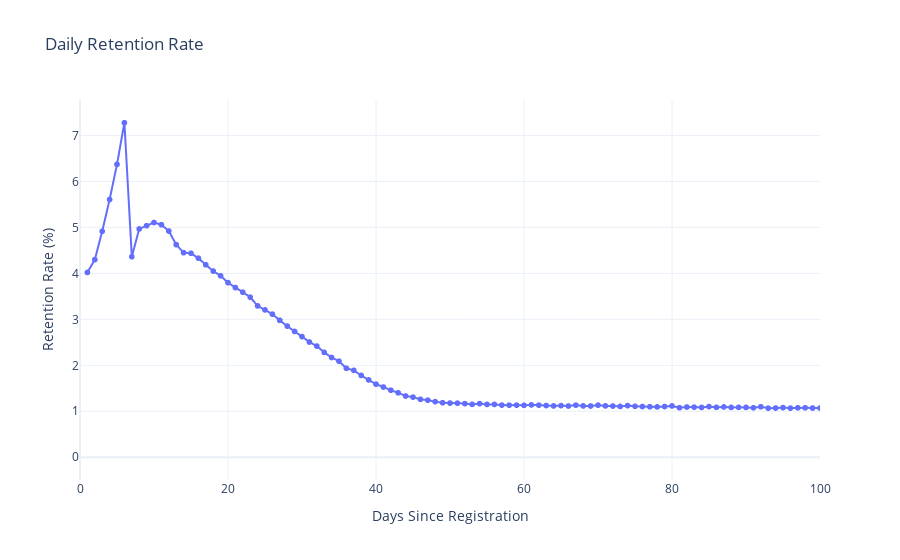

The notebook cell this image was saved under:
### Code cell
fig = px.line(retention_table, x='days_since_reg', y='retention_rate', markers=True, title='Daily Retention Rate')

fig.update_layout(
    xaxis=dict(range=[0, 100]),
    xaxis_title='Days Since Registration',
    yaxis_title='Retention Rate (%)',
    template='plotly_white'
)

fig.update_traces(hovertemplate='Days: %{x}<br>Retention Rate: %{y:.2f}%')

fig.show()

### Figure 1 — Plotly figure (JSON) as saved in the notebook; plotly's stock layout.template omitted (floating-point values rounded to 4 significant figures; data arrays with more than 128 entries replaced by an {"elided": "..."} marker saying what was removed)
{"data": [{"hovertemplate": "Days: %{x}<br>Retention Rate: %{y:.2f}%", "legendgroup": "", "line": {"color": "#636efa", "dash": "solid"}, "marker": {"symbol": "circle"}, "mode": "lines+markers", "name": "", "showlegend": false, "type": "scattergl", "x": {"elided": "5915 int values"}, "xaxis": "x", "y": {"elided": "5915 float values"}, "yaxis": "y"}], "layout": {"autosize": true, "legend": {"tracegroupgap": 0}, "title": {"text": "Daily Retention Rate"}, "xaxis": {"anchor": "y", "domain": [0, 1], "range": [0, 100], "title": {"text": "Days Since Registration"}, "type": "linear"}, "yaxis": {"anchor": "x", "autorange": true, "domain": [0, 1], "range": [-0.6004, 7.878], "title": {"text": "Retention Rate (%)"}, "type": "linear"}}}
